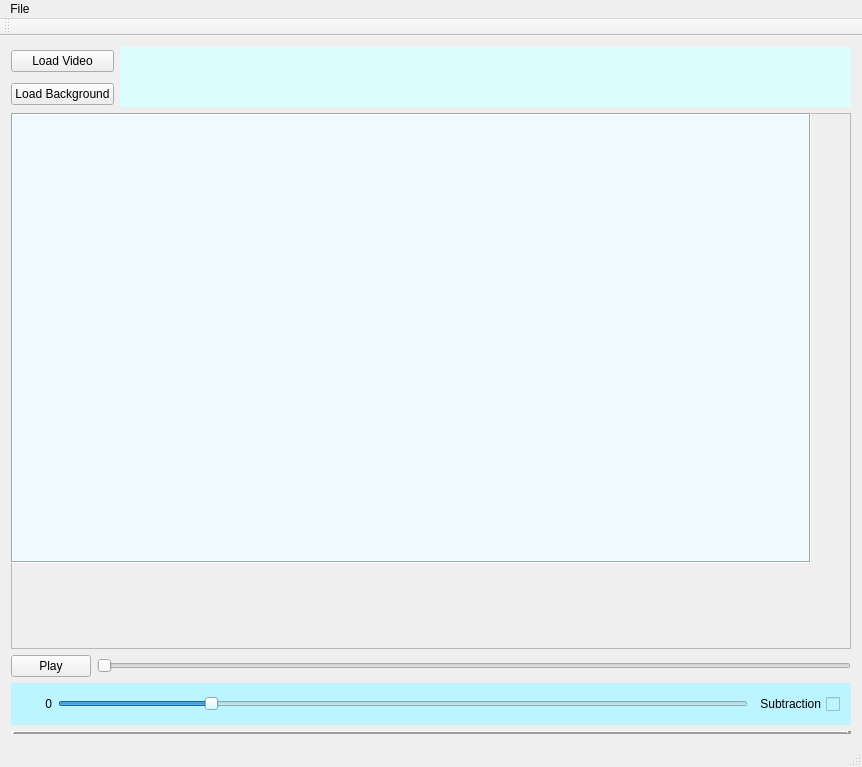
<?xml version="1.0" encoding="UTF-8"?>
<ui version="4.0">
 <class>ModelMaker</class>
 <widget class="QMainWindow" name="ModelMaker">
  <property name="geometry">
   <rect>
    <x>0</x>
    <y>0</y>
    <width>858</width>
    <height>767</height>
   </rect>
  </property>
  <property name="windowTitle">
   <string>ModelMaker</string>
  </property>
  <property name="windowIcon">
   <iconset resource="modelmaker_res.qrc">
    <normaloff>:/res/res/modelmaker.png</normaloff>:/res/res/modelmaker.png</iconset>
  </property>
  <widget class="QWidget" name="centralWidget">
   <layout class="QVBoxLayout" name="verticalLayout">
    <item>
     <layout class="QGridLayout" name="gridLayout">
      <item row="2" column="0">
       <widget class="QPushButton" name="loadBackgroundpushButton">
        <property name="sizePolicy">
         <sizepolicy hsizetype="Fixed" vsizetype="Fixed">
          <horstretch>0</horstretch>
          <verstretch>0</verstretch>
         </sizepolicy>
        </property>
        <property name="styleSheet">
         <string notr="true"/>
        </property>
        <property name="text">
         <string>Load Background</string>
        </property>
       </widget>
      </item>
      <item row="1" column="0">
       <widget class="QPushButton" name="loadVideopushButton">
        <property name="sizePolicy">
         <sizepolicy hsizetype="Minimum" vsizetype="Fixed">
          <horstretch>0</horstretch>
          <verstretch>0</verstretch>
         </sizepolicy>
        </property>
        <property name="text">
         <string>Load Video</string>
        </property>
       </widget>
      </item>
      <item row="1" column="1" rowspan="2">
       <widget class="QLabel" name="messagelabel">
        <property name="sizePolicy">
         <sizepolicy hsizetype="Minimum" vsizetype="Fixed">
          <horstretch>0</horstretch>
          <verstretch>0</verstretch>
         </sizepolicy>
        </property>
        <property name="minimumSize">
         <size>
          <width>0</width>
          <height>60</height>
         </size>
        </property>
        <property name="styleSheet">
         <string notr="true">background-color: rgb(197, 230, 231);
background-color: rgb(221, 254, 255);</string>
        </property>
        <property name="text">
         <string/>
        </property>
       </widget>
      </item>
     </layout>
    </item>
    <item>
     <widget class="QFrame" name="frame">
      <property name="minimumSize">
       <size>
        <width>840</width>
        <height>480</height>
       </size>
      </property>
      <property name="frameShape">
       <enum>QFrame::StyledPanel</enum>
      </property>
      <property name="frameShadow">
       <enum>QFrame::Raised</enum>
      </property>
      <widget class="QLabel" name="imagelabel">
       <property name="geometry">
        <rect>
         <x>0</x>
         <y>0</y>
         <width>800</width>
         <height>450</height>
        </rect>
       </property>
       <property name="sizePolicy">
        <sizepolicy hsizetype="Fixed" vsizetype="Fixed">
         <horstretch>0</horstretch>
         <verstretch>0</verstretch>
        </sizepolicy>
       </property>
       <property name="minimumSize">
        <size>
         <width>0</width>
         <height>0</height>
        </size>
       </property>
       <property name="autoFillBackground">
        <bool>false</bool>
       </property>
       <property name="styleSheet">
        <string notr="true">background-color: rgb(240, 251, 255);</string>
       </property>
       <property name="frameShape">
        <enum>QFrame::Box</enum>
       </property>
       <property name="frameShadow">
        <enum>QFrame::Sunken</enum>
       </property>
       <property name="text">
        <string/>
       </property>
      </widget>
      <widget class="PaintCanvas" name="paintwidget" native="true">
       <property name="geometry">
        <rect>
         <x>0</x>
         <y>0</y>
         <width>800</width>
         <height>450</height>
        </rect>
       </property>
       <property name="sizePolicy">
        <sizepolicy hsizetype="Fixed" vsizetype="Fixed">
         <horstretch>0</horstretch>
         <verstretch>0</verstretch>
        </sizepolicy>
       </property>
       <property name="autoFillBackground">
        <bool>false</bool>
       </property>
       <property name="styleSheet">
        <string notr="true"/>
       </property>
      </widget>
     </widget>
    </item>
    <item>
     <layout class="QHBoxLayout" name="horizontalLayout">
      <item>
       <widget class="QPushButton" name="playButton">
        <property name="text">
         <string>Play</string>
        </property>
       </widget>
      </item>
      <item>
       <widget class="QSlider" name="seekbar">
        <property name="orientation">
         <enum>Qt::Horizontal</enum>
        </property>
       </widget>
      </item>
     </layout>
    </item>
    <item>
     <widget class="QFrame" name="subtractionframe">
      <property name="sizePolicy">
       <sizepolicy hsizetype="Preferred" vsizetype="Fixed">
        <horstretch>0</horstretch>
        <verstretch>0</verstretch>
       </sizepolicy>
      </property>
      <property name="autoFillBackground">
       <bool>false</bool>
      </property>
      <property name="styleSheet">
       <string notr="true">background-color: rgb(188, 244, 255);</string>
      </property>
      <layout class="QHBoxLayout" name="horizontalLayout_2">
       <item>
        <widget class="QLabel" name="threshlabel">
         <property name="sizePolicy">
          <sizepolicy hsizetype="Fixed" vsizetype="Fixed">
           <horstretch>0</horstretch>
           <verstretch>0</verstretch>
          </sizepolicy>
         </property>
         <property name="minimumSize">
          <size>
           <width>30</width>
           <height>0</height>
          </size>
         </property>
         <property name="text">
          <string>0</string>
         </property>
         <property name="alignment">
          <set>Qt::AlignRight|Qt::AlignTrailing|Qt::AlignVCenter</set>
         </property>
        </widget>
       </item>
       <item>
        <widget class="QSlider" name="threshbar">
         <property name="styleSheet">
          <string notr="true">color: rgb(132, 132, 132);
border-color: rgb(107, 255, 62);
</string>
         </property>
         <property name="maximum">
          <number>255</number>
         </property>
         <property name="value">
          <number>55</number>
         </property>
         <property name="orientation">
          <enum>Qt::Horizontal</enum>
         </property>
         <property name="invertedAppearance">
          <bool>false</bool>
         </property>
        </widget>
       </item>
       <item>
        <widget class="QCheckBox" name="subviewButton">
         <property name="layoutDirection">
          <enum>Qt::RightToLeft</enum>
         </property>
         <property name="text">
          <string>Subtraction</string>
         </property>
         <property name="checked">
          <bool>false</bool>
         </property>
        </widget>
       </item>
      </layout>
     </widget>
    </item>
    <item>
     <widget class="Line" name="line">
      <property name="frameShadow">
       <enum>QFrame::Raised</enum>
      </property>
      <property name="lineWidth">
       <number>4</number>
      </property>
      <property name="orientation">
       <enum>Qt::Horizontal</enum>
      </property>
     </widget>
    </item>
   </layout>
  </widget>
  <widget class="QMenuBar" name="menuBar">
   <property name="geometry">
    <rect>
     <x>0</x>
     <y>0</y>
     <width>858</width>
     <height>25</height>
    </rect>
   </property>
   <widget class="QMenu" name="menuFile">
    <property name="title">
     <string>File</string>
    </property>
    <addaction name="actionLoad_Video"/>
    <addaction name="actionLoad_Background"/>
    <addaction name="separator"/>
    <addaction name="actionSave_Direcory"/>
   </widget>
   <addaction name="menuFile"/>
  </widget>
  <widget class="QToolBar" name="mainToolBar">
   <attribute name="toolBarArea">
    <enum>TopToolBarArea</enum>
   </attribute>
   <attribute name="toolBarBreak">
    <bool>false</bool>
   </attribute>
  </widget>
  <widget class="QStatusBar" name="statusBar"/>
  <action name="actionLoad_Video">
   <property name="text">
    <string>Load Video</string>
   </property>
  </action>
  <action name="actionLoad_Background">
   <property name="text">
    <string>Load Background</string>
   </property>
  </action>
  <action name="actionSave_Direcory">
   <property name="text">
    <string>Save Direcory</string>
   </property>
  </action>
 </widget>
 <layoutdefault spacing="6" margin="11"/>
 <customwidgets>
  <customwidget>
   <class>PaintCanvas</class>
   <extends>QWidget</extends>
   <header location="global">paintcanvas.h</header>
   <container>1</container>
  </customwidget>
 </customwidgets>
 <resources>
  <include location="modelmaker_res.qrc"/>
 </resources>
 <connections/>
</ui>
